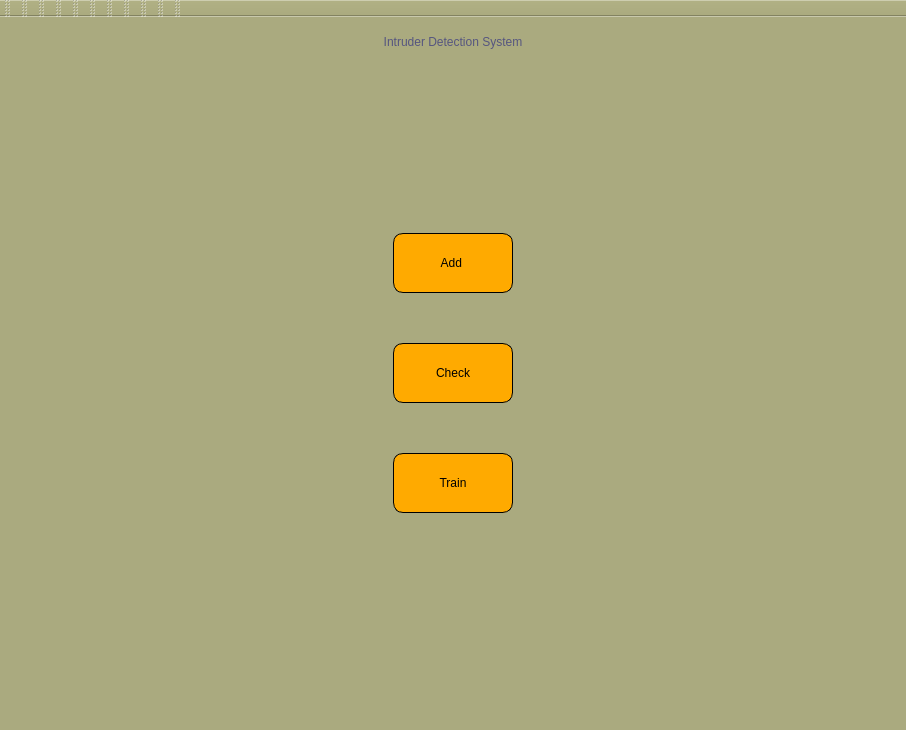
<?xml version="1.0" encoding="UTF-8"?>
<ui version="4.0">
 <class>MainWindow</class>
 <widget class="QMainWindow" name="MainWindow">
  <property name="geometry">
   <rect>
    <x>0</x>
    <y>0</y>
    <width>906</width>
    <height>730</height>
   </rect>
  </property>
  <property name="windowTitle">
   <string>Face Recognition</string>
  </property>
  <property name="windowIcon">
   <iconset>
    <normaloff>../../../../.designer/backup/images/Leadership-1.png</normaloff>../../../../.designer/backup/images/Leadership-1.png</iconset>
  </property>
  <property name="styleSheet">
   <string notr="true">background-color: rgb(170, 170, 127);</string>
  </property>
  <widget class="QWidget" name="centralwidget">
   <layout class="QVBoxLayout" name="verticalLayout_3">
    <item>
     <widget class="QStackedWidget" name="appStackedPages">
      <property name="currentIndex">
       <number>0</number>
      </property>
      <widget class="QWidget" name="page">
       <layout class="QVBoxLayout" name="verticalLayout_5">
        <item>
         <widget class="QLabel" name="label_5">
          <property name="styleSheet">
           <string notr="true">font: 75 36pt &quot;Century Schoolbook L&quot;;
color: rgb(85, 85, 127);</string>
          </property>
          <property name="text">
           <string>Intruder Detection System</string>
          </property>
          <property name="alignment">
           <set>Qt::AlignCenter</set>
          </property>
         </widget>
        </item>
        <item>
         <spacer name="verticalSpacer_4">
          <property name="orientation">
           <enum>Qt::Vertical</enum>
          </property>
          <property name="sizeHint" stdset="0">
           <size>
            <width>20</width>
            <height>40</height>
           </size>
          </property>
         </spacer>
        </item>
        <item>
         <layout class="QHBoxLayout" name="horizontalLayout">
          <property name="spacing">
           <number>20</number>
          </property>
          <item>
           <spacer name="horizontalSpacer">
            <property name="orientation">
             <enum>Qt::Horizontal</enum>
            </property>
            <property name="sizeHint" stdset="0">
             <size>
              <width>207</width>
              <height>20</height>
             </size>
            </property>
           </spacer>
          </item>
          <item>
           <layout class="QVBoxLayout" name="verticalLayout_4">
            <property name="spacing">
             <number>50</number>
            </property>
            <item>
             <widget class="QPushButton" name="addBtn">
              <property name="minimumSize">
               <size>
                <width>120</width>
                <height>60</height>
               </size>
              </property>
              <property name="maximumSize">
               <size>
                <width>120</width>
                <height>60</height>
               </size>
              </property>
              <property name="toolTip">
               <string>&lt;html&gt;&lt;head/&gt;&lt;body&gt;&lt;p align=&quot;center&quot;&gt;Add New User&lt;/p&gt;&lt;/body&gt;&lt;/html&gt;</string>
              </property>
              <property name="styleSheet">
               <string notr="true">border:1px solid;
background-color: rgb(255, 170, 0);
color: rgb(0, 0, 0);
font: 75 18pt &quot;Umpush&quot;;
border-radius:10px;
</string>
              </property>
              <property name="text">
               <string>Add </string>
              </property>
              <property name="icon">
               <iconset>
                <normaloff>images/747968.svg</normaloff>images/747968.svg</iconset>
              </property>
             </widget>
            </item>
            <item>
             <widget class="QPushButton" name="checkBtn">
              <property name="minimumSize">
               <size>
                <width>120</width>
                <height>60</height>
               </size>
              </property>
              <property name="maximumSize">
               <size>
                <width>120</width>
                <height>60</height>
               </size>
              </property>
              <property name="toolTip">
               <string>&lt;html&gt;&lt;head/&gt;&lt;body&gt;&lt;p align=&quot;center&quot;&gt;Check User in DataBase&lt;/p&gt;&lt;/body&gt;&lt;/html&gt;</string>
              </property>
              <property name="styleSheet">
               <string notr="true">border:1px solid ;
color: rgb(0, 0, 0);
font: 75 18pt &quot;Ubuntu&quot;;
background-color: rgb(255, 170, 0);
border-radius:10px;
border-color: rgb(0, 0, 0);
</string>
              </property>
              <property name="text">
               <string>Check</string>
              </property>
              <property name="icon">
               <iconset>
                <normaloff>images/214353.svg</normaloff>images/214353.svg</iconset>
              </property>
             </widget>
            </item>
            <item>
             <widget class="QPushButton" name="trainBtn">
              <property name="minimumSize">
               <size>
                <width>120</width>
                <height>60</height>
               </size>
              </property>
              <property name="maximumSize">
               <size>
                <width>120</width>
                <height>60</height>
               </size>
              </property>
              <property name="toolTip">
               <string>&lt;html&gt;&lt;head/&gt;&lt;body&gt;&lt;p align=&quot;center&quot;&gt;Refresh Data&lt;/p&gt;&lt;/body&gt;&lt;/html&gt;</string>
              </property>
              <property name="styleSheet">
               <string notr="true">border:1px solid;
font: 75 18pt &quot;Ubuntu&quot;;
color: rgb(0, 0, 0);
border-radius:10px;
background-color: rgb(255, 170, 0);</string>
              </property>
              <property name="text">
               <string>Train</string>
              </property>
              <property name="icon">
               <iconset>
                <normaloff>images/189792.svg</normaloff>images/189792.svg</iconset>
              </property>
             </widget>
            </item>
           </layout>
          </item>
          <item>
           <spacer name="horizontalSpacer_2">
            <property name="orientation">
             <enum>Qt::Horizontal</enum>
            </property>
            <property name="sizeHint" stdset="0">
             <size>
              <width>207</width>
              <height>20</height>
             </size>
            </property>
           </spacer>
          </item>
         </layout>
        </item>
        <item>
         <spacer name="verticalSpacer_3">
          <property name="orientation">
           <enum>Qt::Vertical</enum>
          </property>
          <property name="sizeHint" stdset="0">
           <size>
            <width>20</width>
            <height>168</height>
           </size>
          </property>
         </spacer>
        </item>
       </layout>
      </widget>
      <widget class="QWidget" name="page_2">
       <layout class="QVBoxLayout" name="verticalLayout_6">
        <item>
         <widget class="QGroupBox" name="groupBox">
          <property name="title">
           <string>add new user</string>
          </property>
          <layout class="QVBoxLayout" name="verticalLayout_7">
           <item>
            <layout class="QHBoxLayout" name="horizontalLayout_7">
             <item>
              <spacer name="horizontalSpacer_3">
               <property name="orientation">
                <enum>Qt::Horizontal</enum>
               </property>
               <property name="sizeHint" stdset="0">
                <size>
                 <width>40</width>
                 <height>20</height>
                </size>
               </property>
              </spacer>
             </item>
             <item>
              <widget class="QLabel" name="imageViewerLbl">
               <property name="minimumSize">
                <size>
                 <width>400</width>
                 <height>350</height>
                </size>
               </property>
               <property name="maximumSize">
                <size>
                 <width>400</width>
                 <height>350</height>
                </size>
               </property>
               <property name="styleSheet">
                <string notr="true">border:2px solid rgb(0, 170, 255);
border-radius:10px;
</string>
               </property>
               <property name="text">
                <string/>
               </property>
               <property name="pixmap">
                <pixmap>images/133967.svg</pixmap>
               </property>
               <property name="scaledContents">
                <bool>true</bool>
               </property>
              </widget>
             </item>
             <item>
              <spacer name="horizontalSpacer_8">
               <property name="orientation">
                <enum>Qt::Horizontal</enum>
               </property>
               <property name="sizeHint" stdset="0">
                <size>
                 <width>40</width>
                 <height>20</height>
                </size>
               </property>
              </spacer>
             </item>
            </layout>
           </item>
           <item>
            <layout class="QHBoxLayout" name="horizontalLayout_6">
             <item>
              <layout class="QVBoxLayout" name="verticalLayout_2">
               <item>
                <layout class="QGridLayout" name="gridLayout_2">
                 <item row="0" column="0">
                  <widget class="QLabel" name="label">
                   <property name="styleSheet">
                    <string notr="true">color: rgb(0, 0, 0);</string>
                   </property>
                   <property name="text">
                    <string>name</string>
                   </property>
                  </widget>
                 </item>
                 <item row="0" column="1">
                  <widget class="QLineEdit" name="nameLin"/>
                 </item>
                 <item row="1" column="1">
                  <widget class="QLabel" name="namevalid">
                   <property name="text">
                    <string>vaild char</string>
                   </property>
                  </widget>
                 </item>
                </layout>
               </item>
               <item>
                <layout class="QGridLayout" name="gridLayout_4">
                 <item row="0" column="0">
                  <widget class="QLabel" name="label_2">
                   <property name="styleSheet">
                    <string notr="true">color: rgb(0, 0, 0);</string>
                   </property>
                   <property name="text">
                    <string>NID</string>
                   </property>
                  </widget>
                 </item>
                 <item row="0" column="1">
                  <widget class="QLineEdit" name="lnidLin">
                   <property name="maxLength">
                    <number>14</number>
                   </property>
                  </widget>
                 </item>
                 <item row="1" column="1">
                  <widget class="QLabel" name="nidvalid">
                   <property name="text">
                    <string>TextLabel</string>
                   </property>
                  </widget>
                 </item>
                </layout>
               </item>
               <item>
                <layout class="QHBoxLayout" name="horizontalLayout_5">
                 <item>
                  <widget class="QLabel" name="label_3">
                   <property name="styleSheet">
                    <string notr="true">color: rgb(0, 0, 0);</string>
                   </property>
                   <property name="text">
                    <string>address</string>
                   </property>
                  </widget>
                 </item>
                 <item>
                  <widget class="QLineEdit" name="addressLin"/>
                 </item>
                </layout>
               </item>
               <item>
                <layout class="QHBoxLayout" name="horizontalLayout_4">
                 <item>
                  <widget class="QLabel" name="label_4">
                   <property name="styleSheet">
                    <string notr="true">color: rgb(0, 0, 0);</string>
                   </property>
                   <property name="text">
                    <string>gender</string>
                   </property>
                  </widget>
                 </item>
                 <item>
                  <widget class="QRadioButton" name="maleCheckOpt">
                   <property name="styleSheet">
                    <string notr="true">color: rgb(0, 0, 0);</string>
                   </property>
                   <property name="text">
                    <string>male</string>
                   </property>
                   <property name="checked">
                    <bool>true</bool>
                   </property>
                  </widget>
                 </item>
                 <item>
                  <widget class="QRadioButton" name="femaleCheckOpt">
                   <property name="styleSheet">
                    <string notr="true">color: rgb(0, 0, 0);</string>
                   </property>
                   <property name="text">
                    <string>female</string>
                   </property>
                  </widget>
                 </item>
                </layout>
               </item>
              </layout>
             </item>
             <item>
              <layout class="QVBoxLayout" name="verticalLayout">
               <item>
                <layout class="QHBoxLayout" name="horizontalLayout_2">
                 <item>
                  <spacer name="horizontalSpacer_4">
                   <property name="orientation">
                    <enum>Qt::Horizontal</enum>
                   </property>
                   <property name="sizeHint" stdset="0">
                    <size>
                     <width>40</width>
                     <height>20</height>
                    </size>
                   </property>
                  </spacer>
                 </item>
                 <item>
                  <widget class="QPushButton" name="addTrainingImagesBtn">
                   <property name="minimumSize">
                    <size>
                     <width>80</width>
                     <height>0</height>
                    </size>
                   </property>
                   <property name="text">
                    <string>add phots</string>
                   </property>
                  </widget>
                 </item>
                 <item>
                  <spacer name="horizontalSpacer_5">
                   <property name="orientation">
                    <enum>Qt::Horizontal</enum>
                   </property>
                   <property name="sizeHint" stdset="0">
                    <size>
                     <width>40</width>
                     <height>20</height>
                    </size>
                   </property>
                  </spacer>
                 </item>
                </layout>
               </item>
               <item>
                <spacer name="verticalSpacer">
                 <property name="orientation">
                  <enum>Qt::Vertical</enum>
                 </property>
                 <property name="sizeHint" stdset="0">
                  <size>
                   <width>20</width>
                   <height>118</height>
                  </size>
                 </property>
                </spacer>
               </item>
              </layout>
             </item>
            </layout>
           </item>
           <item>
            <layout class="QHBoxLayout" name="horizontalLayout_3" stretch="0,0,0,4">
             <item>
              <spacer name="horizontalSpacer_6">
               <property name="orientation">
                <enum>Qt::Horizontal</enum>
               </property>
               <property name="sizeHint" stdset="0">
                <size>
                 <width>40</width>
                 <height>20</height>
                </size>
               </property>
              </spacer>
             </item>
             <item>
              <widget class="QPushButton" name="BackButton">
               <property name="minimumSize">
                <size>
                 <width>100</width>
                 <height>26</height>
                </size>
               </property>
               <property name="text">
                <string>Back</string>
               </property>
              </widget>
             </item>
             <item>
              <widget class="QPushButton" name="saveUserBtn">
               <property name="minimumSize">
                <size>
                 <width>100</width>
                 <height>0</height>
                </size>
               </property>
               <property name="text">
                <string>save</string>
               </property>
               <property name="icon">
                <iconset>
                 <normaloff>../../../../.designer/backup/images/unnamed.png</normaloff>../../../../.designer/backup/images/unnamed.png</iconset>
               </property>
              </widget>
             </item>
             <item>
              <spacer name="horizontalSpacer_7">
               <property name="orientation">
                <enum>Qt::Horizontal</enum>
               </property>
               <property name="sizeHint" stdset="0">
                <size>
                 <width>40</width>
                 <height>20</height>
                </size>
               </property>
              </spacer>
             </item>
            </layout>
           </item>
          </layout>
         </widget>
        </item>
       </layout>
      </widget>
      <widget class="QWidget" name="page_3">
       <layout class="QGridLayout" name="gridLayout_3">
        <item row="0" column="0">
         <widget class="QLabel" name="camera_viewer">
          <property name="styleSheet">
           <string notr="true">border:2px solid rgb(0, 170, 255);
border-radius:10px;</string>
          </property>
          <property name="text">
           <string/>
          </property>
          <property name="scaledContents">
           <bool>true</bool>
          </property>
         </widget>
        </item>
       </layout>
      </widget>
     </widget>
    </item>
   </layout>
  </widget>
  <widget class="QMenuBar" name="menubar">
   <property name="geometry">
    <rect>
     <x>0</x>
     <y>0</y>
     <width>906</width>
     <height>25</height>
    </rect>
   </property>
  </widget>
  <widget class="QStatusBar" name="statusbar"/>
  <widget class="QToolBar" name="toolBar">
   <property name="windowTitle">
    <string>toolBar</string>
   </property>
   <attribute name="toolBarArea">
    <enum>TopToolBarArea</enum>
   </attribute>
   <attribute name="toolBarBreak">
    <bool>false</bool>
   </attribute>
  </widget>
  <widget class="QToolBar" name="toolBar_2">
   <property name="windowTitle">
    <string>toolBar_2</string>
   </property>
   <attribute name="toolBarArea">
    <enum>TopToolBarArea</enum>
   </attribute>
   <attribute name="toolBarBreak">
    <bool>false</bool>
   </attribute>
  </widget>
  <widget class="QToolBar" name="toolBar_3">
   <property name="windowTitle">
    <string>toolBar_3</string>
   </property>
   <attribute name="toolBarArea">
    <enum>TopToolBarArea</enum>
   </attribute>
   <attribute name="toolBarBreak">
    <bool>false</bool>
   </attribute>
  </widget>
  <widget class="QToolBar" name="toolBar_4">
   <property name="windowTitle">
    <string>toolBar_4</string>
   </property>
   <attribute name="toolBarArea">
    <enum>TopToolBarArea</enum>
   </attribute>
   <attribute name="toolBarBreak">
    <bool>false</bool>
   </attribute>
  </widget>
  <widget class="QToolBar" name="toolBar_5">
   <property name="windowTitle">
    <string>toolBar_5</string>
   </property>
   <attribute name="toolBarArea">
    <enum>TopToolBarArea</enum>
   </attribute>
   <attribute name="toolBarBreak">
    <bool>false</bool>
   </attribute>
  </widget>
  <widget class="QToolBar" name="toolBar_6">
   <property name="windowTitle">
    <string>toolBar_6</string>
   </property>
   <attribute name="toolBarArea">
    <enum>TopToolBarArea</enum>
   </attribute>
   <attribute name="toolBarBreak">
    <bool>false</bool>
   </attribute>
  </widget>
  <widget class="QToolBar" name="toolBar_7">
   <property name="windowTitle">
    <string>toolBar_7</string>
   </property>
   <attribute name="toolBarArea">
    <enum>TopToolBarArea</enum>
   </attribute>
   <attribute name="toolBarBreak">
    <bool>false</bool>
   </attribute>
  </widget>
  <widget class="QToolBar" name="toolBar_8">
   <property name="windowTitle">
    <string>toolBar_8</string>
   </property>
   <attribute name="toolBarArea">
    <enum>TopToolBarArea</enum>
   </attribute>
   <attribute name="toolBarBreak">
    <bool>false</bool>
   </attribute>
  </widget>
  <widget class="QToolBar" name="toolBar_9">
   <property name="windowTitle">
    <string>toolBar_9</string>
   </property>
   <attribute name="toolBarArea">
    <enum>TopToolBarArea</enum>
   </attribute>
   <attribute name="toolBarBreak">
    <bool>false</bool>
   </attribute>
  </widget>
  <widget class="QToolBar" name="toolBar_10">
   <property name="windowTitle">
    <string>toolBar_10</string>
   </property>
   <attribute name="toolBarArea">
    <enum>TopToolBarArea</enum>
   </attribute>
   <attribute name="toolBarBreak">
    <bool>false</bool>
   </attribute>
  </widget>
  <widget class="QToolBar" name="toolBar_11">
   <property name="windowTitle">
    <string>toolBar_11</string>
   </property>
   <attribute name="toolBarArea">
    <enum>TopToolBarArea</enum>
   </attribute>
   <attribute name="toolBarBreak">
    <bool>false</bool>
   </attribute>
  </widget>
 </widget>
 <resources/>
 <connections/>
</ui>
